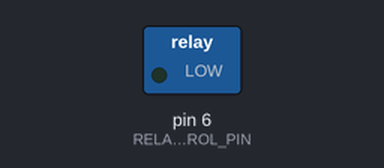
The sketch below on a simulated Arduino Uno, built with avr-gcc and run on an emulated ATmega328P. Shown: switched loads named in the sketch (green lamp = pin HIGH). Dashed ring = blinking.

Above: at 0.2 s.
Timing chart, 0 to 3.0 s (numbered marks = the images above):
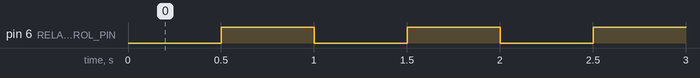

Measured:
- by itself, pin 6 (RELAY_CONTROL_PIN): alternates HIGH for 0.50 s and LOW for 0.50 s

The sketch:

RelayControlTest.ino
```cpp
/*
  RelayControlTest
  Switch a relay with precision timing.

  For info and circuit diagrams see https://github.com/tardate/LittleArduinoProjects/tree/main/playground/RelayControlTest

 */

#include <FlexiTimer2.h>

#define RELAY_CONTROL_PIN 6

void setup() {
  pinMode(RELAY_CONTROL_PIN, OUTPUT);

  FlexiTimer2::set(500, 1.0/1000, toggle); // call every 500 1ms "ticks"
  FlexiTimer2::start();
}

void loop() {
  // NOP
}

void toggle()
{
  static boolean output = HIGH;

  digitalWrite(RELAY_CONTROL_PIN, output);
  output = !output;
}
```
